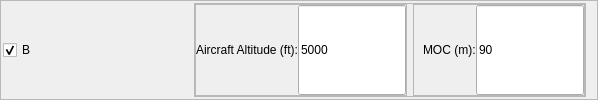
          <widget class="QFrame" name="frame_2">
           <property name="sizePolicy">
            <sizepolicy hsizetype="Preferred" vsizetype="Preferred">
             <horstretch>0</horstretch>
             <verstretch>0</verstretch>
            </sizepolicy>
           </property>
           <property name="frameShape">
            <enum>QFrame::StyledPanel</enum>
           </property>
           <property name="frameShadow">
            <enum>QFrame::Raised</enum>
           </property>
           <layout class="QHBoxLayout" name="horizontalLayout_2">
            <property name="spacing">
             <number>2</number>
            </property>
            <property name="leftMargin">
             <number>2</number>
            </property>
            <property name="topMargin">
             <number>2</number>
            </property>
            <property name="bottomMargin">
             <number>2</number>
            </property>
            <item>
             <widget class="QCheckBox" name="chbCatB">
              <property name="minimumSize">
               <size>
                <width>189</width>
                <height>0</height>
               </size>
              </property>
              <property name="text">
               <string>B</string>
              </property>
              <property name="checked">
               <bool>true</bool>
              </property>
             </widget>
            </item>
            <item>
             <widget class="QFrame" name="frameAC_B">
              <property name="frameShape">
               <enum>QFrame::StyledPanel</enum>
              </property>
              <property name="frameShadow">
               <enum>QFrame::Raised</enum>
              </property>
              <layout class="QHBoxLayout" name="horizontalLayout_9">
               <property name="margin">
                <number>0</number>
               </property>
               <item>
                <widget class="QFrame" name="frame_Altitude_6">
                 <property name="sizePolicy">
                  <sizepolicy hsizetype="Preferred" vsizetype="Preferred">
                   <horstretch>0</horstretch>
                   <verstretch>0</verstretch>
                  </sizepolicy>
                 </property>
                 <property name="frameShape">
                  <enum>QFrame::StyledPanel</enum>
                 </property>
                 <property name="frameShadow">
                  <enum>QFrame::Raised</enum>
                 </property>
                 <layout class="QHBoxLayout" name="horizontalLayout_32">
                  <property name="spacing">
                   <number>0</number>
                  </property>
                  <property name="margin">
                   <number>0</number>
                  </property>
                  <item>
                   <widget class="QLabel" name="label_22">
                    <property name="sizePolicy">
                     <sizepolicy hsizetype="Preferred" vsizetype="Preferred">
                      <horstretch>0</horstretch>
                      <verstretch>0</verstretch>
                     </sizepolicy>
                    </property>
                    <property name="minimumSize">
                     <size>
                      <width>100</width>
                      <height>0</height>
                     </size>
                    </property>
                    <property name="maximumSize">
                     <size>
                      <width>16777215</width>
                      <height>16777215</height>
                     </size>
                    </property>
                    <property name="font">
                     <font>
                      <family>Arial</family>
                      <weight>50</weight>
                      <bold>false</bold>
                     </font>
                    </property>
                    <property name="text">
                     <string>Aircraft Altitude (ft):</string>
                    </property>
                   </widget>
                  </item>
                  <item>
                   <widget class="QLineEdit" name="txtAltitudeB">
                    <property name="sizePolicy">
                     <sizepolicy hsizetype="MinimumExpanding" vsizetype="Preferred">
                      <horstretch>0</horstretch>
                      <verstretch>0</verstretch>
                     </sizepolicy>
                    </property>
                    <property name="minimumSize">
                     <size>
                      <width>70</width>
                      <height>0</height>
                     </size>
                    </property>
                    <property name="maximumSize">
                     <size>
                      <width>16777215</width>
                      <height>16777215</height>
                     </size>
                    </property>
                    <property name="font">
                     <font>
                      <family>Arial</family>
                      <weight>50</weight>
                      <bold>false</bold>
                     </font>
                    </property>
                    <property name="text">
                     <string>5000</string>
                    </property>
                   </widget>
                  </item>
                 </layout>
                </widget>
               </item>
               <item>
                <widget class="QFrame" name="frame_Altitude_17">
                 <property name="sizePolicy">
                  <sizepolicy hsizetype="Preferred" vsizetype="Preferred">
                   <horstretch>0</horstretch>
                   <verstretch>0</verstretch>
                  </sizepolicy>
                 </property>
                 <property name="frameShape">
                  <enum>QFrame::StyledPanel</enum>
                 </property>
                 <property name="frameShadow">
                  <enum>QFrame::Raised</enum>
                 </property>
                 <layout class="QHBoxLayout" name="horizontalLayout_43">
                  <property name="spacing">
                   <number>0</number>
                  </property>
                  <property name="leftMargin">
                   <number>9</number>
                  </property>
                  <property name="topMargin">
                   <number>0</number>
                  </property>
                  <property name="rightMargin">
                   <number>0</number>
                  </property>
                  <property name="bottomMargin">
                   <number>0</number>
                  </property>
                  <item>
                   <widget class="QLabel" name="label_33">
                    <property name="minimumSize">
                     <size>
                      <width>50</width>
                      <height>0</height>
                     </size>
                    </property>
                    <property name="maximumSize">
                     <size>
                      <width>16777215</width>
                      <height>16777215</height>
                     </size>
                    </property>
                    <property name="font">
                     <font>
                      <family>Arial</family>
                      <weight>50</weight>
                      <bold>false</bold>
                     </font>
                    </property>
                    <property name="text">
                     <string>MOC (m):</string>
                    </property>
                   </widget>
                  </item>
                  <item>
                   <widget class="QLineEdit" name="txtMocB">
                    <property name="sizePolicy">
                     <sizepolicy hsizetype="MinimumExpanding" vsizetype="Preferred">
                      <horstretch>0</horstretch>
                      <verstretch>0</verstretch>
                     </sizepolicy>
                    </property>
                    <property name="minimumSize">
                     <size>
                      <width>50</width>
                      <height>0</height>
                     </size>
                    </property>
                    <property name="maximumSize">
                     <size>
                      <width>16777215</width>
                      <height>16777215</height>
                     </size>
                    </property>
                    <property name="font">
                     <font>
                      <family>Arial</family>
                      <weight>50</weight>
                      <bold>false</bold>
                     </font>
                    </property>
                    <property name="text">
                     <string>90</string>
                    </property>
                   </widget>
                  </item>
                 </layout>
                </widget>
               </item>
              </layout>
             </widget>
            </item>
           </layout>
          </widget>
